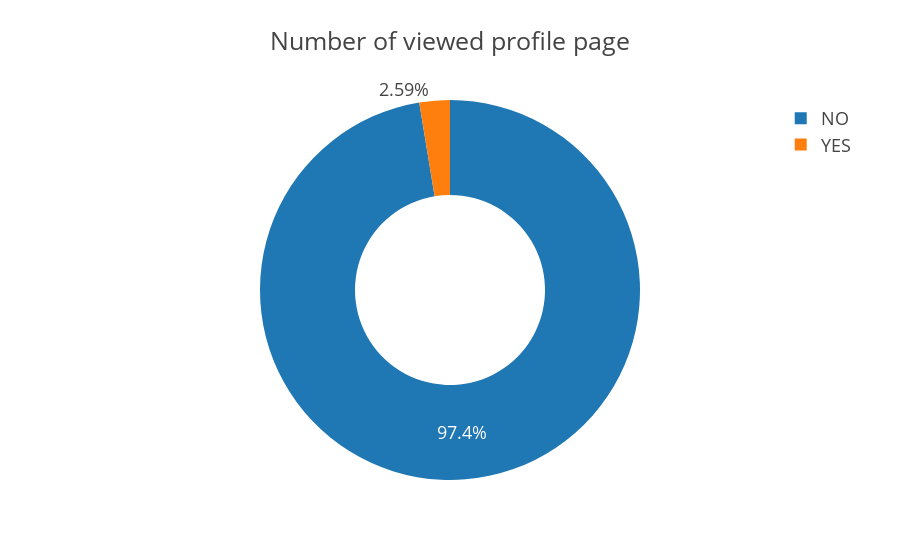

Source (notebook cell):
### Code cell
title = 'Number of viewed profile page'
pie_plot('Has Viewed Profile Page','Users',view_user_profile,title,'presentation')

### Figure 1 — Plotly figure (JSON) as saved in the notebook; plotly's stock layout.template omitted (floating-point values rounded to 4 significant figures)
{"data": [{"domain": {"x": [0, 1], "y": [0, 1]}, "hole": 0.5, "hovertemplate": "Has Viewed Profile Page=%{label}<br>Users=%{value}<extra></extra>", "labels": ["NO", "YES"], "legendgroup": "", "name": "", "showlegend": true, "values": [114143, 3035], "type": "pie"}], "layout": {"legend": {"tracegroupgap": 0}, "title": {"text": "Number of viewed profile page"}}}
